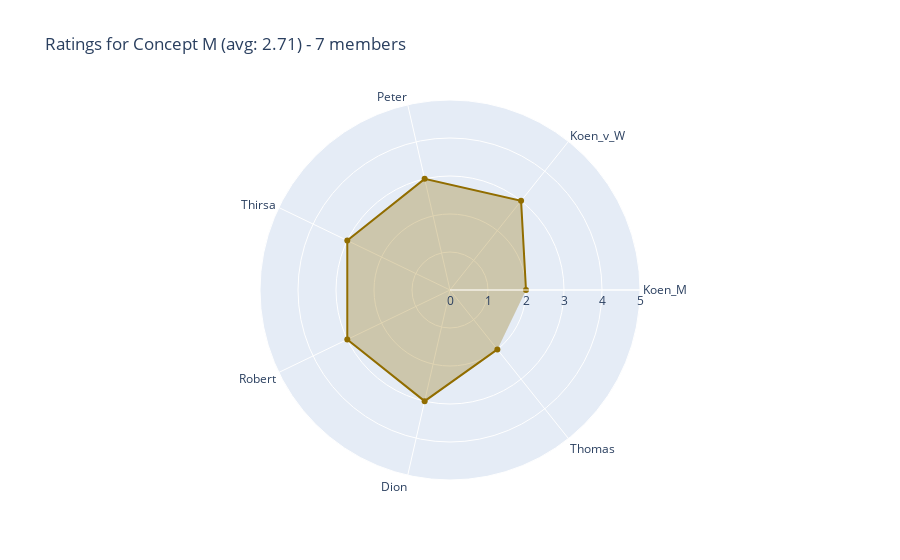

Notebook code cell kept with this figure:
### Code cell
selected_book = "Concept M"

book_plot_df = bookclub_processed_df.filter(pl.col("title") == selected_book)

# Only include members who have ratings for this book
members_with_ratings = []
values_with_ratings = []
for member in ordered_members:  # Use only members we know have numeric ratings
    rating = book_plot_df.select(member).to_series().item()
    if rating is not None and rating != 0:
        members_with_ratings.append(member)
        values_with_ratings.append(float(rating))  # Ensure it's a float

# Calculate average rating (excluding None/null values)
avg_rating = float(np.mean(values_with_ratings)) if values_with_ratings else 0.0

fill_color = rating_to_color(avg_rating, alpha=0.3)  # Transparent fill
line_color = rating_to_color(avg_rating, alpha=1.0)  # Opaque line

fig = go.Figure()
fig.add_trace(
    go.Scatterpolar(
        r=values_with_ratings,
        theta=members_with_ratings,
        fill="toself",
        name=selected_book,
        fillcolor=fill_color,
        line={"color": line_color},
    ),
)

fig.update_layout(
    polar={"radialaxis": {"visible": True, "range": [0, 5]}},
    showlegend=False,
    title=f"Ratings for {selected_book} (avg: {avg_rating:.2f}) - {len(members_with_ratings)} members",
)

fig.show()

### Figure 1 — Plotly figure (JSON) as saved in the notebook; plotly's stock layout.template omitted (floating-point values rounded to 4 significant figures)
{"data": [{"fill": "toself", "fillcolor": "rgba(145, 109, 0, 0.3)", "line": {"color": "rgba(145, 109, 0, 1.0)"}, "name": "Concept M", "r": [2, 3, 3, 3, 3, 3, 2], "theta": ["Koen_M", "Koen_v_W", "Peter", "Thirsa", "Robert", "Dion", "Thomas"], "type": "scatterpolar"}], "layout": {"polar": {"radialaxis": {"range": [0, 5], "visible": true}}, "showlegend": false, "title": {"text": "Ratings for Concept M (avg: 2.71) - 7 members"}}}
